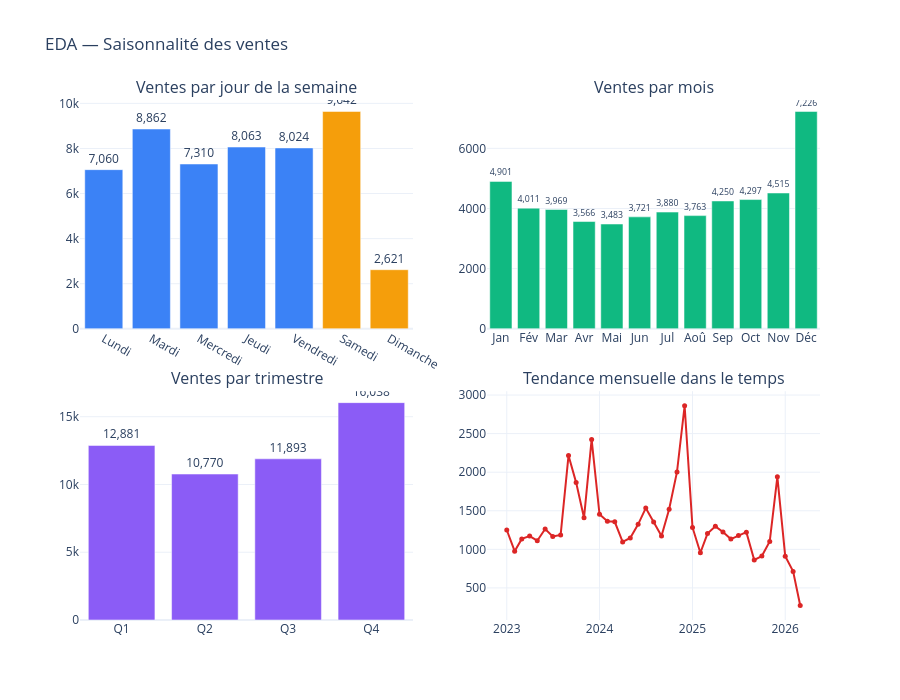

Source (notebook cell):
### Markdown cell above
### AFFICHE SUR UN GRAPHIQUE

### Code cell
print("\n  Génération des graphiques...")
 
# Graphique 1 : Ventes par jour de la semaine + par mois
fig = make_subplots(
    rows=2, cols=2,
    subplot_titles=(
        "Ventes par jour de la semaine",
        "Ventes par mois",
        "Ventes par trimestre",
        "Tendance mensuelle dans le temps",
    ),
    vertical_spacing=0.12,
)
 
# Jour de la semaine
fig.add_trace(
    go.Bar(
        x=jours_noms,
        y=ventes_par_jour.values,
        marker_color=["#3B82F6"]*5 + ["#F59E0B"]*2,
        text=[f"{v:,.0f}" for v in ventes_par_jour.values],
        textposition="outside",
    ),
    row=1, col=1,
)
 
# Par mois
fig.add_trace(
    go.Bar(
        x=mois_noms,
        y=ventes_par_mois.values,
        marker_color="#10B981",
        text=[f"{v:,.0f}" for v in ventes_par_mois.values],
        textposition="outside",
    ),
    row=1, col=2,
)
 
# Par trimestre
ventes_par_trimestre = ventes.groupby("quarter")["qty_sold"].sum()
fig.add_trace(
    go.Bar(
        x=["Q1", "Q2", "Q3", "Q4"],
        y=ventes_par_trimestre.values,
        marker_color="#8B5CF6",
        text=[f"{v:,.0f}" for v in ventes_par_trimestre.values],
        textposition="outside",
    ),
    row=2, col=1,
)
 
# Tendance mensuelle
monthly_trend = (
    ventes.groupby([ventes["sale_date"].dt.to_period("M")])["qty_sold"]
    .sum()
    .reset_index()
)
monthly_trend["sale_date"] = monthly_trend["sale_date"].astype(str)
fig.add_trace(
    go.Scatter(
        x=monthly_trend["sale_date"],
        y=monthly_trend["qty_sold"],
        mode="lines+markers",
        line=dict(color="#DC2626", width=2),
        marker=dict(size=5),
    ),
    row=2, col=2,
)
 
fig.update_layout(
    height=700,
    showlegend=False,
    title="EDA — Saisonnalité des ventes",
    template="plotly_white",
) 

fig.show()

### Figure 1 — Plotly figure (JSON) as saved in the notebook; plotly's stock layout.template omitted (floating-point values rounded to 4 significant figures)
{"data": [{"marker": {"color": ["#3B82F6", "#3B82F6", "#3B82F6", "#3B82F6", "#3B82F6", "#F59E0B", "#F59E0B"]}, "text": ["7,060", "8,862", "7,310", "8,063", "8,024", "9,642", "2,621"], "textposition": "outside", "type": "bar", "x": ["Lundi", "Mardi", "Mercredi", "Jeudi", "Vendredi", "Samedi", "Dimanche"], "xaxis": "x", "y": [7060, 8862, 7310, 8063, 8024, 9642, 2621], "yaxis": "y"}, {"marker": {"color": "#10B981"}, "text": ["4,901", "4,011", "3,969", "3,566", "3,483", "3,721", "3,880", "3,763", "4,250", "4,297", "4,515", "7,226"], "textposition": "outside", "type": "bar", "x": ["Jan", "Fév", "Mar", "Avr", "Mai", "Jun", "Jul", "Aoû", "Sep", "Oct", "Nov", "Déc"], "xaxis": "x2", "y": [4901, 4011, 3969, 3566, 3483, 3721, 3880, 3763, 4250, 4297, 4515, 7226], "yaxis": "y2"}, {"marker": {"color": "#8B5CF6"}, "text": ["12,881", "10,770", "11,893", "16,038"], "textposition": "outside", "type": "bar", "x": ["Q1", "Q2", "Q3", "Q4"], "xaxis": "x3", "y": [12881, 10770, 11893, 16038], "yaxis": "y3"}, {"line": {"color": "#DC2626", "width": 2}, "marker": {"size": 5}, "mode": "lines+markers", "type": "scatter", "x": ["2023-01", "2023-02", "2023-03", "2023-04", "2023-05", "2023-06", "2023-07", "2023-08", "2023-09", "2023-10", "2023-11", "2023-12", "2024-01", "2024-02", "2024-03", "2024-04", "2024-05", "2024-06", "2024-07", "2024-08", "2024-09", "2024-10", "2024-11", "2024-12", "2025-01", "2025-02", "2025-03", "2025-04", "2025-05", "2025-06", "2025-07", "2025-08", "2025-09", "2025-10", "2025-11", "2025-12", "2026-01", "2026-02", "2026-03"], "xaxis": "x4", "y": [1251, 976, 1135, 1172, 1112, 1264, 1167, 1187, 2216, 1865, 1409, 2425, 1455, 1365, 1357, 1096, 1147, 1324, 1535, 1353, 1172, 1519, 2003, 2861, 1284, 956, 1204, 1298, 1224, 1133, 1178, 1223, 862, 913, 1103, 1940, 911, 714, 273], "yaxis": "y4"}], "layout": {"annotations": [{"font": {"size": 16}, "showarrow": false, "text": "Ventes par jour de la semaine", "x": 0.225, "xanchor": "center", "xref": "paper", "y": 1, "yanchor": "bottom", "yref": "paper"}, {"font": {"size": 16}, "showarrow": false, "text": "Ventes par mois", "x": 0.775, "xanchor": "center", "xref": "paper", "y": 1, "yanchor": "bottom", "yref": "paper"}, {"font": {"size": 16}, "showarrow": false, "text": "Ventes par trimestre", "x": 0.225, "xanchor": "center", "xref": "paper", "y": 0.44, "yanchor": "bottom", "yref": "paper"}, {"font": {"size": 16}, "showarrow": false, "text": "Tendance mensuelle dans le temps", "x": 0.775, "xanchor": "center", "xref": "paper", "y": 0.44, "yanchor": "bottom", "yref": "paper"}], "height": 700, "showlegend": false, "title": {"text": "EDA — Saisonnalité des ventes"}, "xaxis": {"anchor": "y", "domain": [0, 0.45]}, "xaxis2": {"anchor": "y2", "domain": [0.55, 1]}, "xaxis3": {"anchor": "y3", "domain": [0, 0.45]}, "xaxis4": {"anchor": "y4", "domain": [0.55, 1]}, "yaxis": {"anchor": "x", "domain": [0.56, 1]}, "yaxis2": {"anchor": "x2", "domain": [0.56, 1]}, "yaxis3": {"anchor": "x3", "domain": [0, 0.44]}, "yaxis4": {"anchor": "x4", "domain": [0, 0.44]}}}
